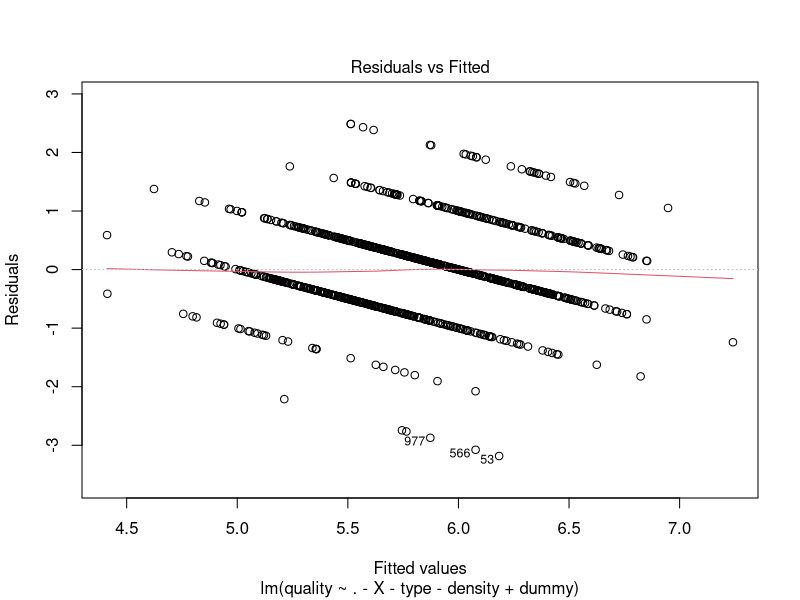
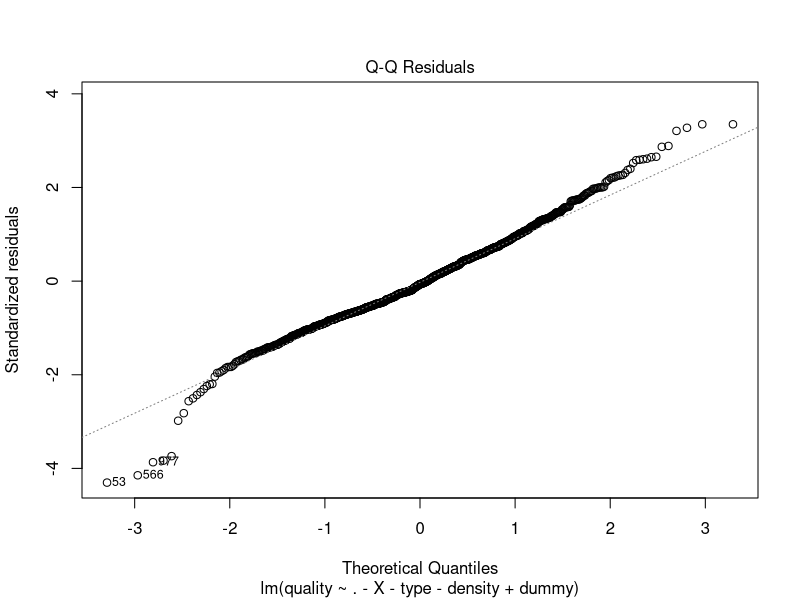
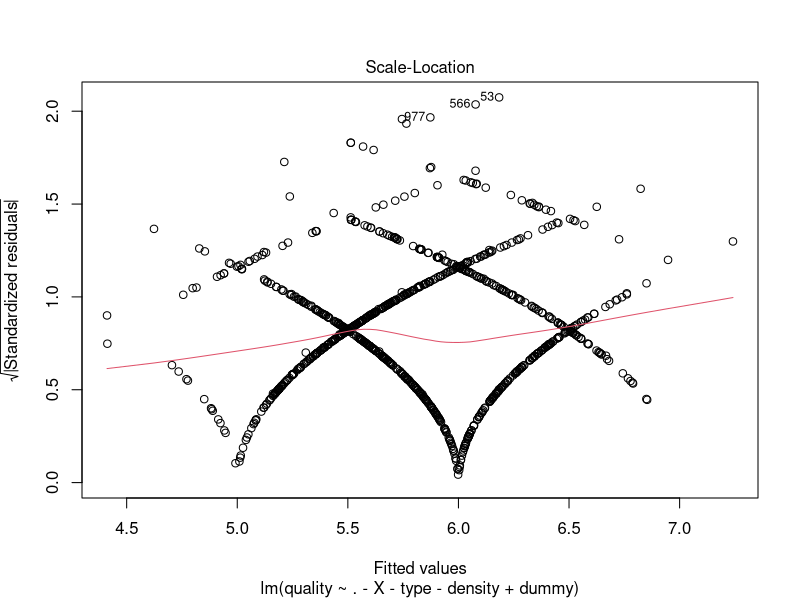
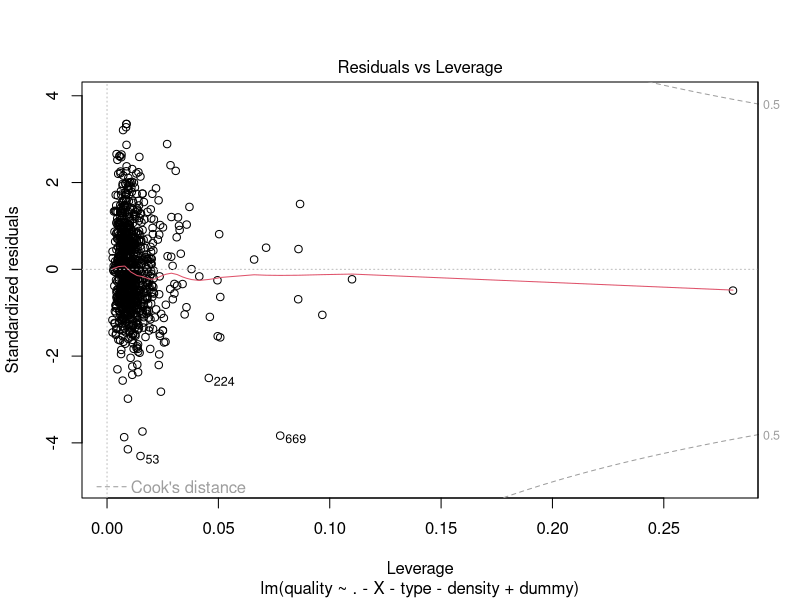
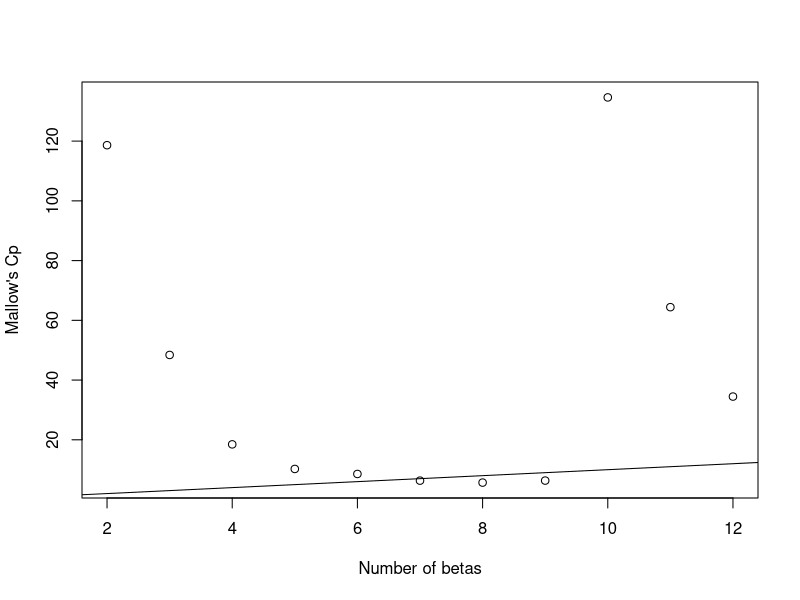

The R source for these figures, in order:
#read in the data
wine<-read.csv("wine_sample.csv", header=TRUE)
wine$type
summary(wine)
n=nrow(wine)
#create dummy variable
dummy=vector("numeric",n)
dummy[wine$type=='red']=1
dummy[wine$type=='white']=0
#take out density due to collinearity 
linear_full <- lm(quality~. -X-type-density+dummy,data = wine)
summary(linear_full)
plot(linear_full)
#select model


#There is a problem with this part. I can only comput 8 RSS but my p is 12.
install.packages('leaps')
require(leaps)
subset1=regsubsets(quality~. -X-type-density+dummy,nbest = 1,method = 'exhaustive',data=wine)
sum_subset<-summary(subset1)
sum_subset$which
#compute R2_adj
p_full=12
p=2:p_full
RSS_p=sum_subset$rss
totalSS=sum((wine$quality)-mean(wine$quality)^2)

n=nrow(wine)
R2_adj=1-(RSS_p/(n-p))/(totalSS/(n-1))
R2_adj

sigma_hat_full=summary(linear_full)$sigma
C_p=RSS_p/(sigma_hat_full^2)+2*p-n
C_p
plot(p,C_p,xlab="Number of betas",ylab="Mallow's Cp")
abline(0,1)
